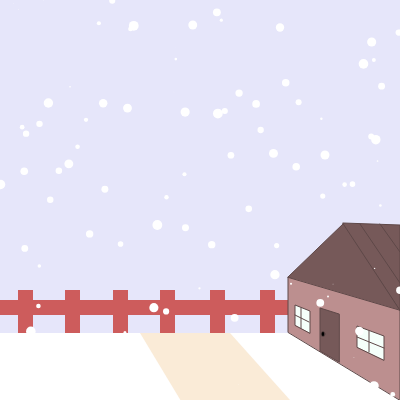
Frame 1 (no input)
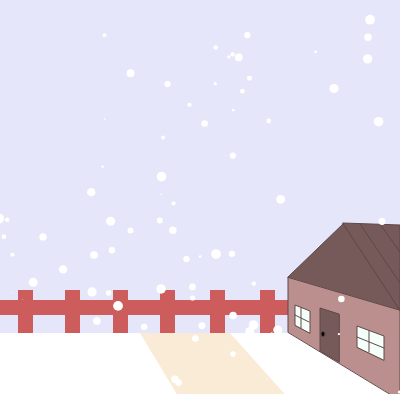
Frame 60 (no input)
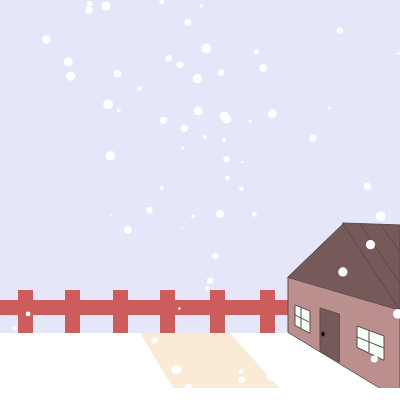
Frame 120 (the mouse pressed at the canvas centre since frame 60)

The p5.js sketch that drew these frames (run headless with seeded random() and noise() and a simulated clock; from frame 60 on, the mouse is pressed at the canvas centre):

// p5.js sketch
// ── sketch.js
let x=[];
let y=[];
let xspeed=[];
let yspeed=[];
let i=0;
let size=[]
let counter;
let xOff = []
let timer;
let c;
let c1, c2,c3;



function setup() {
  createCanvas(400, 400);
  noStroke()
  fill(255)
for(let i=0;i<100;i++){
  x[i]=random(0,400)
  y[i]=random(0,400)
  size[i]=random(0,10)
  xOff[i]=random(-100,100)
}
  counter=0
   timer=10
  c=255,255,255
  c1=230
  c2=230
  c3=250
}

function draw() {
  background(c1,c2,c3);
  //scenery
  //road
  push()
  fill(255)
  rect(0,333,400,400)
  fill(250,235,215)
  quad(181,401,290,400,230,333,140,333)
  //fence
  fill(205,92,92)
  rect(0,300,400,15)
  rect(18,290,15,43)
  rect(65,290,15,43)
  rect(113,290,15,43)
  rect(160,290,15,43)
  rect(210,290,15,43)
  rect(260,290,15,43)
  pop()
  push()
  //house
  stroke(94, 72, 72)
fill(188,143,143)
quad(400,400,400,295,288,277,288,332)
 fill(118, 89, 89) 
quad(400,310,344,223,344,223,288,277)
triangle(400,310,400,225,343,223)
  line(360,224,400,283)
  line(380,224,400,252)
//   line(344,223,310,283)
//   line(344,223,361,297)
quad(339,362,320,351,320,308,339,314)
fill(0)
ellipse(323,334,4,5)
  //window
  fill(245,255,250)
  quad(384,360,384,336,357,326,357,347)
  line(384,348,357,337)
  line(369,331,369,352)
  quad(310,333,310,311,295,305,295,325)
  line(309,322,295,315)
  line(301,308,301,328)
  
pop() 
  
  
  
  
  
  fill(c)
  rect(0,height-counter,400,height)
  noStroke()
  fill(c)
for(let i=0;i<100;i++){
 circle(x[i],y[i],size[i])

y[i]+=size[i]/3
  if(y[i]>height){
   y[i]=0
  y[i]+=size[i]/3
  }
  x[i] = noise(xOff[i])*width
  x[i]=map(x[i],0,width,-200,600)
  xOff[i] +=.001         
} 


counter+=.10
text(timer,0,400)
 if (frameCount % 60 == 0 && timer > 0){timer --;}
    if(timer==0){ 
c-=.1
c1-=.1
c2-=.1
c3-=.1

 }




console.log(mouseX,mouseY)
}
